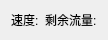
<?xml version="1.0" encoding="UTF-8"?>
<ui version="4.0">
 <class>SuspendingWindow</class>
 <widget class="QWidget" name="SuspendingWindow">
  <property name="geometry">
   <rect>
    <x>0</x>
    <y>0</y>
    <width>108</width>
    <height>30</height>
   </rect>
  </property>
  <property name="windowTitle">
   <string>Form</string>
  </property>
  <layout class="QHBoxLayout" name="horizontalLayout">
   <item>
    <widget class="QLabel" name="speedLabel">
     <property name="text">
      <string>速度:</string>
     </property>
    </widget>
   </item>
   <item>
    <widget class="QLabel" name="leftLabel">
     <property name="text">
      <string>剩余流量:</string>
     </property>
    </widget>
   </item>
  </layout>
 </widget>
 <resources/>
 <connections/>
</ui>
